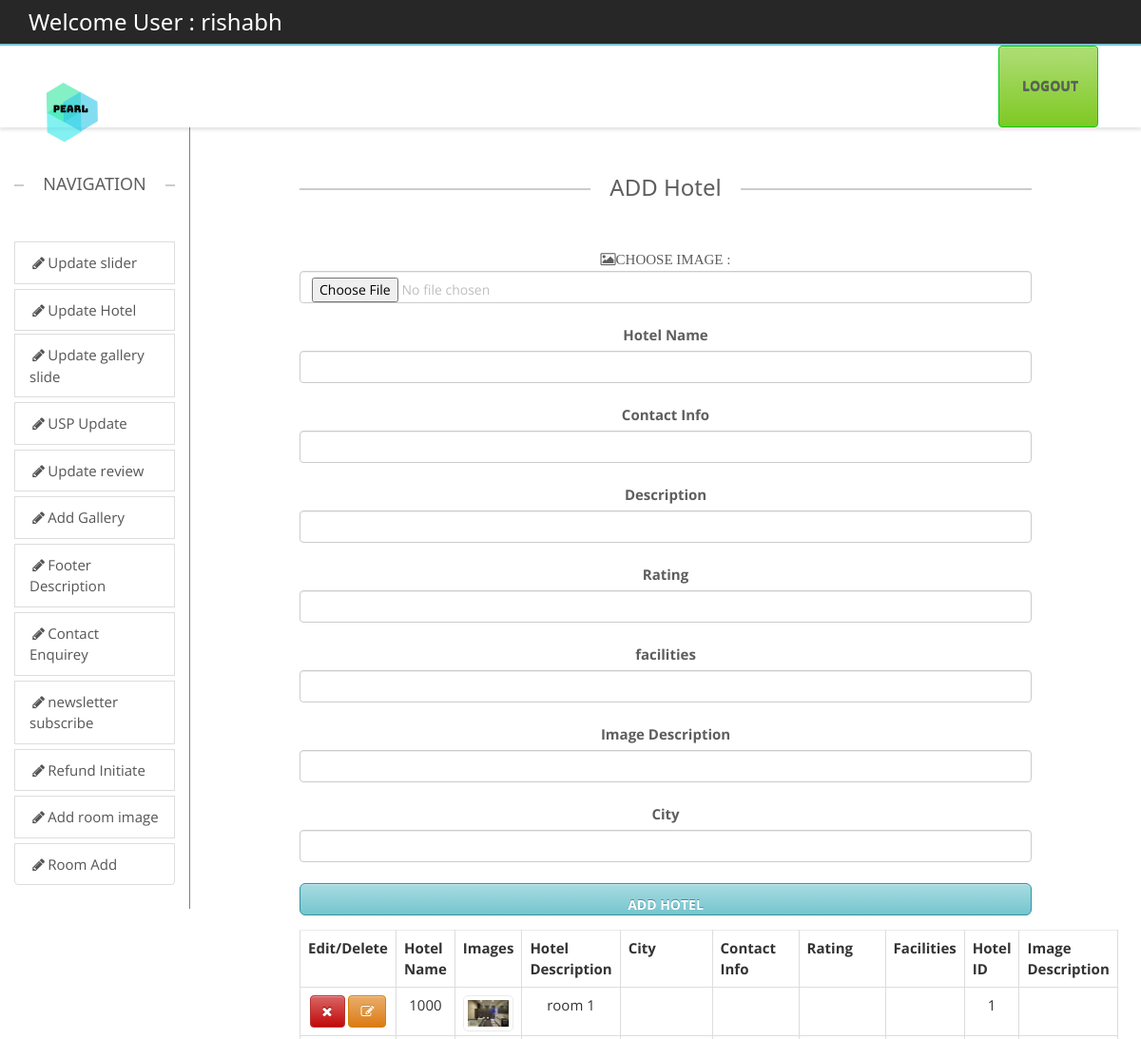
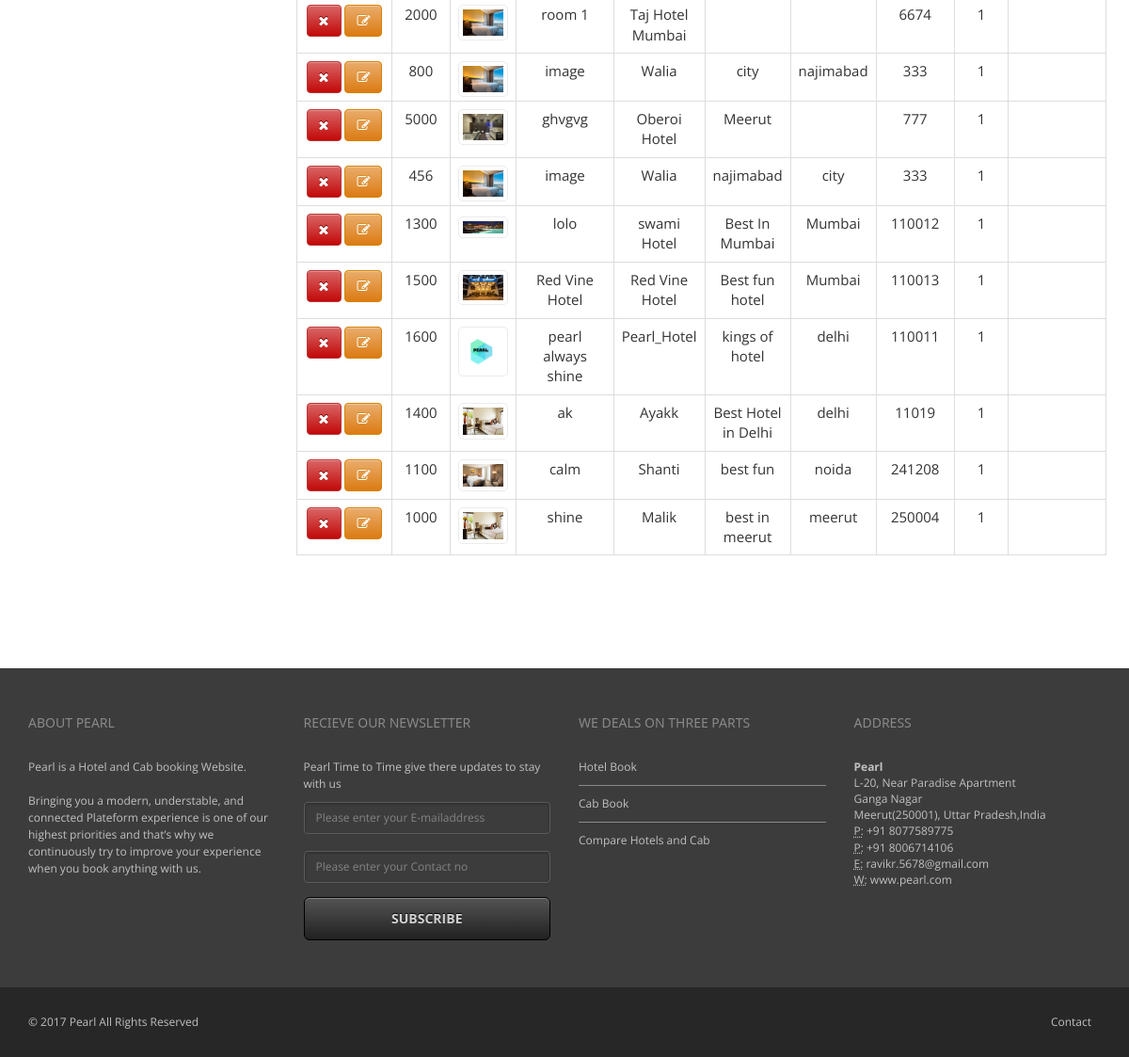
Screenshot of /backend/updatehotel.php (signed in) with the database file from the repository (2 pictures, top to bottom).
### tables this page shows
CREATE TABLE `hotel` (
  `id` int(11) NOT NULL,
  `images` varchar(100) DEFAULT NULL,
  `description` varchar(111) DEFAULT NULL,
  `price` int(11) DEFAULT NULL,
  `name` varchar(100) DEFAULT NULL,
  `about` varchar(2000) DEFAULT NULL,
  `city` varchar(100) DEFAULT NULL,
  `pincode` int(11) DEFAULT NULL,
  `guest` varchar(100) DEFAULT NULL
);

### backend/updatehotel.php (the view, shortened to what this page needs)
<?php
include("headeradmin.php");
include("navigation.php");?>
        <div class="col-sm-1 ">
        </div>
		<div class="col-sm-8">
        <div class="containe-fluid text-center" >
             <h3 class="lined-heading mt50">
            <span>
            ADD Hotel
            </span>
        </h3>
        <form action="hotel.php" class="form-group" method="post" enctype="multipart/form-data" >
        <label class="fa fa-photo" style="text-align:left">CHOOSE IMAGE :</label>
        <input class="form-control" type="file" id="image" name="image"/><br>
        <label>Hotel Name</label><br>
        <input class="form-control" type="text" name="hname" required /><br>
         <label>Contact Info</label><br>
        <input class="form-control" type="text" name="cnf"  required /><br>
         <label>Description</label><br>
        <input class="form-control" type="text" name="dsc"  required /><br>
         <label>Rating</label><br>
        <input class="form-control" type="text" name="rtng"  required /><br>
          <label>facilities</label><br>
        <input class="form-control" type="text" name="fct"  required /><br>
        <label>Image Description</label><br>
        <input class="form-control" type="text" name="description"  required /><br>
        <label>City</label><br>
        <input class="form-control" type="text" name="city" id="des" required /><br>
        <input type="submit" class="form-control btn btn-lg btn-primary" value="ADD HOTEL" name="Hotel" />
        </form>
		        <table class="table table-hover table-stripped table-bordered">
           <tr>
         <th>Edit/Delete</th><th>Hotel Name</th>
         <th>Images</th>
         <th>Hotel Description</th>
         <th>City</th>
         <th>Contact Info</th>
         <th>Rating</th>
         <th>Facilities</th>
         <th>Hotel ID</th>
         <th>Image Description</th>
           </tr>
          <?php
		  include("connect.php");
             $res=mysqli_query($con,"select * from hotel")or die(mysqli_error($con));
		     while($row=mysqli_fetch_array($res)){
		  ?>
             <tr>
             <td>
             <a href="showhotel.php?iddelete=<?php echo $row[0];?>" class="btn btn-danger"><span class="fa fa-remove"></span> </a>
             <a href="showhotel.php?idedit=<?php echo $row[0];?>" class="btn btn-warning"><span class="fa fa-edit"></span> </a>
             </td>
             <td>
             <?php echo $row[3];?>
             </td>
             <td>
               <img src="../images/rooms/<?php echo $row[1];?>" class="img img-thumbnail" style="col-sm-2" />
             </td>
             <td>
             <?php echo $row[2];?>
             </td>
             <td>
             <?php echo $row[4];?>
             </td>
             <td>
             <?php echo $row[5];?>
             </td>
            <td>
             <?php echo $row[6];?>
             </td>
             <td>
             <?php echo $row[7];?>
             </td>
             <td>
             <?php echo $row[8];?>
             </td>
             <td>
             </td>
             </tr>
          <?php }?>
        </table>
		</div>
		</div>
        <div class="col-sm-1">
        </div>
	</div>
</div>
        <div class="col-sm-1">
        </div>
<?php include("footer.php");?>

### backend/css/theme.css (style rules this page uses)
body { overflow-x: hidden; }
html, html a { -webkit-font-smoothing: antialiased !important; }
h1, h2, h3, h4, h5, h6, .h1, .h2, .h3, .h4, .h5, .h6 { font-family: "Open Sans", "Helvetica Neue", Helvetica, Arial, sans-serif; font-weight: 600; line-height: 1.1; color: #5e5e5e; }
h3, .h3 { font-size: 18px; }
.lined-heading { position: relative; margin-top: 0; margin-bottom: 50px; text-align: center; display: block; }
h1.lined-heading:before, h2.lined-heading:before, h3.lined-heading:before, h4.lined-heading:before, h5.lined-heading:before, h6.lined-heading:before { position: absolute; top: 50%; z-index: 1; display: block; width: 100%; height: 1px; border-top: 2px solid #ccc; content: ""; }
h1.lined-heading span, h2.lined-heading span, h3.lined-heading span, h4.lined-heading span, h5.lined-heading span, h6.lined-heading span { position: relative; z-index: 1; padding: 0 20px; background: #fff; display: inline-block; }
body ,.ui-widget, .revolution-starhotel { font-family: "Open Sans", "Helvetica Neue", Helvetica, Arial, sans-serif !important; font-size: 13px; }
a { text-decoration: none; -webkit-transition: color 0.2s ease-in; -moz-transition: color 0.2s ease-in; -ms-transition: color 0.2s ease-in; -o-transition: color 0.2s ease-in; transition: color 0.2s ease-in; }
.mt50 { margin-top: 50px; }
label { color: #5e5e5e; }
.form-control { color: #bfbfbf; }
.btn { background: -moz-linear-gradient(top, rgba(255,255,255,0.38) 0%, rgba(255,255,255,0) 100%); background: -webkit-gradient(linear, left top, left bottom, color-stop(0%, rgba(255,255,255,0.38)), color-stop(100%, rgba(255,255,255,0))); background: -webkit-linear-gradient(top, rgba(255,255,255,0.38) 0%, rgba(255,255,255,0) 100%); background: -o-linear-gradient(top, rgba(255,255,255,0.38) 0%, rgba(255,255,255,0) 100%); background: -ms-linear-gradient(top, rgba(255,255,255,0.38) 0%, rgba(255,255,255,0) 100%); background: linear-gradient(to bottom, rgba(255,255,255,0.38) 0%, rgba(255,255,255,0) 100%); filter: progid:DXImageTransform.Microsoft.gradient( startColorstr='#61ffffff', endColorstr='#00ffffff', GradientType=0 ); color: #ffffff; -webkit-box-shadow: inset 0 1px 0 0 rgba(255,255,255,0.3); box-shadow: inset 0 1px 0 0 rgba(255,255,255,0.3); -webkit-transition: all 0.1s ease-in; -moz-transition: all 0.1s ease-in; -ms-transition: all 0.1s ease-in; -o-transition: all 0.1s ease-in; transition: all 0.1s ease-in; text-transform: uppercase; font-weight: bold; }
.btn-lg { padding: 13px 18px; font-size: 14px; }
.btn-warning { background-color: #dc7b13; border-color: #d48405; text-shadow: 0 -1px 0 #d29128; }
.btn-danger { background-color: #c20808; border-color: #ba3535; text-shadow: 0 -1px 0 #760202; }
.img-thumbnail { border: 1px solid #ebebeb; -webkit-border-radius: 5px 5px 5px 5px; border-radius: 5px 5px 5px 5px; }
.table > thead > tr > th, .table > tbody > tr > th, .table > tfoot > tr > th, .table > thead > tr > td, .table > tbody > tr > td, .table > tfoot > tr > td { border-top: 1px solid #ebebeb; }

### backend/css/w3.css (style rules this page uses)
button,hr,input { overflow:visible }
html { box-sizing:border-box;-ms-text-size-adjust:100%;-webkit-text-size-adjust:100%;overflow-x:hidden }
*,:after,:before { box-sizing:inherit }
body { margin:0 }
a { background-color:transparent;-webkit-text-decoration-skip:objects;color:inherit }
img { border-style:none;margin-bottom:-5px }
button,input,select,textarea { font:inherit;margin:0 }
[type=reset],[type=submit],button,html [type=button] { -webkit-appearance:button }
body,html { font-family:Verdana,sans-serif;font-size:15px;line-height:1.5 }
h3 { font-size:24px }
h1,h2,h3,h4,h5,h6 { font-family:"Segoe UI",Arial,sans-serif;font-weight:400;margin:10px 0 }

### backend/css/colors/turquoise.css (style rules this page uses)
a { color: #75c5cf; }
.btn-primary { background-color: #75c5cf; border-color: #35929e; text-shadow: 0 -1px 0 #50878e; }

### rows the page displays
hotel: price "1000", images (picture), description "room 1", guest "1"
hotel: price "2000", images (picture), description "room 1", name "Taj Hotel Mumbai", pincode "6674", guest "1"
hotel: price "800", images (picture), description "image", name "Walia", about "city", city "najimabad", pincode "333", guest "1"
hotel: price "5000", images (picture), description "ghvgvg", name "Oberoi Hotel", about "Meerut", pincode "777", guest "1"
hotel: price "456", images (picture), description "image", name "Walia", about "najimabad", city "city", pincode "333", guest "1"
hotel: price "1300", images (picture), description "lolo", name "swami Hotel", about "Best In Mumbai", city "Mumbai", pincode "110012", guest "1"
hotel: price "1500", images (picture), description "Red Vine Hotel", name "Red Vine Hotel", about "Best fun hotel", city "Mumbai", pincode "110013", guest "1"
hotel: price "1600", images (picture), description "pearl always shine", name "Pearl_Hotel", about "kings of hotel", city "delhi", pincode "110011", guest "1"
hotel: price "1400", images (picture), description "ak", name "Ayakk", about "Best Hotel in Delhi", city "delhi", pincode "11019", guest "1"
hotel: price "1100", images (picture), description "calm", name "Shanti", about "best fun", city "noida", pincode "241208", guest "1"
hotel: price "1000", images (picture), description "shine", name "Malik", about "best in meerut", city "meerut", pincode "250004", guest "1"

### other values shown
$_SESSION['login_user'] "rishabh"
